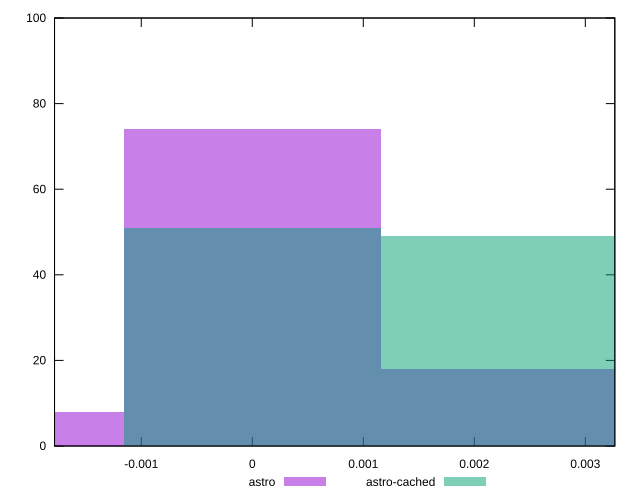

Source code (gnuplot):
reset

$astro <<EOF
0 74
0.0023137969423041352 18
-0.0023137969423041352 8
EOF

$astroCached <<EOF
0 51
0.0023137969423041352 49
EOF

set key outside below
set boxwidth 0.0023137969423041352
set xrange [-0.0017813197609503992:0.003265797847729321]
set yrange [0:100]
set trange [0:100]
set style fill transparent solid 0.5 noborder
set terminal svg size 640, 500 enhanced background rgb 'white'
set output "reports/report_00033_2021-03-01T14-23-16.841Z/meta/pScore-difference/comparison/histogram/0_vs_1.svg"

plot $astro title "astro" with boxes, \
     $astroCached title "astro-cached" with boxes

reset
